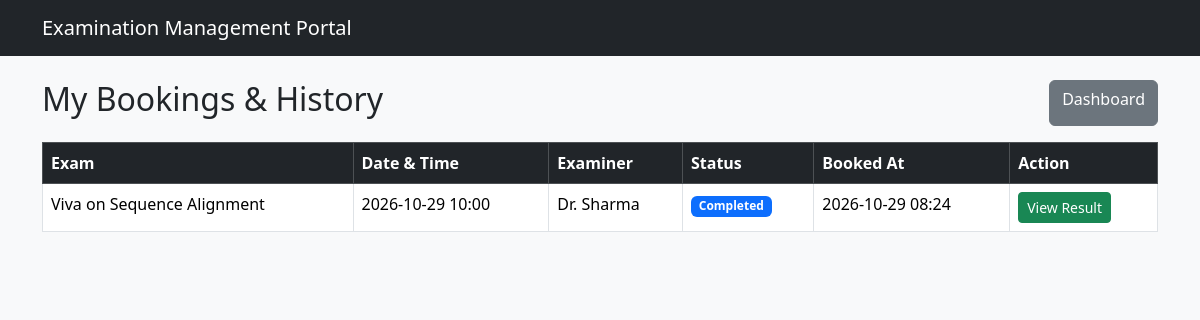
The app's page /student/bookings (signed in) with its own data.
### models.py (models this page shows, shortened)
class Booking(db.Model):
    __tablename__ = 'bookings'
    id = db.Column(db.Integer, primary_key=True)
    student_id = db.Column(db.Integer, db.ForeignKey('users.id'), nullable=False)
    exam_id = db.Column(db.Integer, db.ForeignKey('exams.id'), nullable=False)
    slot_id = db.Column(db.Integer, db.ForeignKey('slots.id'), nullable=False)
    status = db.Column(db.String(20), default='Booked')  # Booked / Cancelled / Completed
    booked_at = db.Column(db.DateTime, default=datetime.utcnow)
    cancelled_at = db.Column(db.DateTime)
    published = db.Column(db.Boolean, default=False)  # results visible to student?
    student = db.relationship('User', backref='bookings')
    evaluations = db.relationship('Evaluation', backref='booking', lazy=True, cascade='all, delete-orphan')
    __table_args__ = (db.UniqueConstraint('student_id', 'exam_id', name='uq_student_exam'),)

class Exam(db.Model):
    __tablename__ = 'exams'
    id = db.Column(db.Integer, primary_key=True)
    course_id = db.Column(db.Integer, db.ForeignKey('courses.id'), nullable=False)
    title = db.Column(db.String(150), nullable=False)
    exam_type = db.Column(db.String(30), nullable=False)  # Viva / Practical / Project Demo / Assessment
    status = db.Column(db.String(30), default='Draft')    # Draft / Slot Creation / Booking Open / Closed / Completed
    description = db.Column(db.Text)
    slot_creation_start = db.Column(db.DateTime)
    slot_creation_end   = db.Column(db.DateTime)
    booking_start       = db.Column(db.DateTime)
    booking_end         = db.Column(db.DateTime)
    created_at = db.Column(db.DateTime, default=datetime.utcnow)
    rubrics = db.relationship('Rubric', backref='exam', lazy=True, cascade='all, delete-orphan')
    slots   = db.relationship('Slot', backref='exam', lazy=True)
    bookings = db.relationship('Booking', backref='exam', lazy=True)
    assigned_examiners = db.relationship('ExamExaminer', backref='exam', lazy=True)

class Slot(db.Model):
    __tablename__ = 'slots'
    id = db.Column(db.Integer, primary_key=True)
    exam_id = db.Column(db.Integer, db.ForeignKey('exams.id'), nullable=False)
    examiner_id = db.Column(db.Integer, db.ForeignKey('users.id'), nullable=False)
    date = db.Column(db.Date, nullable=False)
    start_time = db.Column(db.Time, nullable=False)
    end_time = db.Column(db.Time, nullable=False)
    capacity = db.Column(db.Integer, nullable=False, default=1)
    status = db.Column(db.String(20), default='Available')  # Available / Full / Cancelled / Completed
    created_at = db.Column(db.DateTime, default=datetime.utcnow)
    examiner = db.relationship('User', backref='created_slots')
    bookings = db.relationship('Booking', backref='slot', lazy=True)

class User(UserMixin, db.Model):
    __tablename__ = 'users'
    id = db.Column(db.Integer, primary_key=True)
    username = db.Column(db.String(80), unique=True, nullable=False)
    email = db.Column(db.String(120), unique=True, nullable=False)
    password_hash = db.Column(db.String(256), nullable=False)
    role = db.Column(db.String(20), nullable=False)  # 'admin', 'examiner', 'student'
    full_name = db.Column(db.String(120), nullable=False)
    created_at = db.Column(db.DateTime, default=datetime.utcnow)
    examiner_profile = db.relationship('ExaminerProfile', backref='user', uselist=False)

### routes/student.py (the view)
@student_bp.route('/bookings')
@role_required('student')
def my_bookings():
    bookings = Booking.query.filter_by(student_id=current_user.id)\
                            .order_by(Booking.booked_at.desc()).all()
    return render_template('student/bookings.html', bookings=bookings)

### app.py (called while the page is built)
@login_manager.user_loader
def load_user(user_id):
    return User.query.get(int(user_id))

### templates/student/bookings.html (shortened to what this page needs)
{% extends "base.html" %}
{% block content %}
<div class="d-flex justify-content-between mb-3">
  <h2>My Bookings & History</h2>
  <a href="{{ url_for('student.dashboard') }}" class="btn btn-secondary">Dashboard</a>
</div>
<table class="table table-bordered table-hover">
  <thead class="table-dark">
    <tr>
      <th>Exam</th>
      <th>Date & Time</th>
      <th>Examiner</th>
      <th>Status</th>
      <th>Booked At</th>
      <th>Action</th>
    </tr>
  </thead>
  <tbody>
    {% for b in bookings %}
    <tr>
      <td>{{ b.exam.title }}</td>
      <td>{{ b.slot.date }} {{ b.slot.start_time.strftime('%H:%M') }}</td>
      <td>{{ b.slot.examiner.full_name }}</td>
      <td>
        <span class="badge
          {% if b.status == 'Booked' %}bg-success
          {% elif b.status == 'Cancelled' %}bg-danger
          {% elif b.status == 'Completed' %}bg-primary
          {% else %}bg-secondary{% endif %}">
          {{ b.status }}
        </span>
      </td>
      <td>{{ b.booked_at.strftime('%Y-%m-%d %H:%M') }}</td>
      <td>
        {% if b.status == 'Booked' %}
          <form action="{{ url_for('student.cancel_booking', booking_id=b.id) }}" method="POST" class="d-inline"
                onsubmit="return confirm('Cancel this booking?');">
            <button class="btn btn-sm btn-danger">Cancel</button>
          </form>
        {% elif b.published %}
          <a href="{{ url_for('student.view_result', booking_id=b.id) }}" class="btn btn-sm btn-success">View Result</a>
        {% else %}
          —
        {% endif %}
      </td>
    </tr>
    {% else %}
    <tr><td colspan="6" class="text-center">No bookings yet.</td></tr>
    {% endfor %}
  </tbody>
</table>
{% endblock %}

### records on screen
Booking: exam "Viva on Sequence Alignment", slot "2026-10-29", slot.start_time "10:00", slot.examiner.full_name "Dr. Sharma", status "Completed", booked_at "2026-10-29 08:24"
